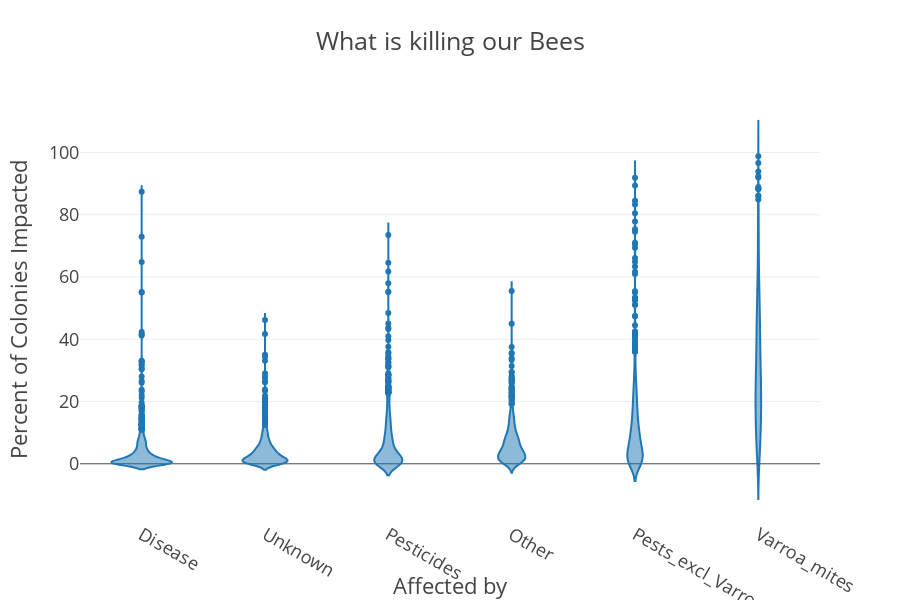

Notebook cell for this chart:
### Code cell
violinfig = px.violin(
    # data_frame=df.query("State == ['{}','{}']".format('ALABAMA','NEW YORK')),
    data_frame=df,
    x="Affected by",
    y="Percent of Colonies Impacted",
    category_orders={'Affected by':['Disease','Unknown','Pesticides','Other','Pests_excl_Varroa','Varroa_mites']},
    orientation="v",              # vertical 'v' or horizontal 'h'
    # points='all',               # 'outliers','suspectedoutliers', 'all', or False
    # box=True,                   # draw box inside the violins
    # color='State',              # differentiate markers by color
    # violinmode="overlay",       # 'overlay' or 'group'
    # color_discrete_sequence=["limegreen","red"],
    # color_discrete_map={"ALABAMA": "blue" ,"NEW YORK":"magenta"}, # map your chosen colors

    # hover_name='Year',          # values appear in bold in the hover tooltip
    # hover_data=['State'],       # values appear as extra data in the hover tooltip
    # custom_data=['Program'],    # values are extra data to be used in Dash callbacks

    # facet_row='State',          # assign marks to subplots in the vertical direction
    # facet_col='Period',         # assign marks to subplots in the horizontal direction
    # facet_col_wrap=2,           # maximum number of subplot columns. Do not set facet_row

    # log_x=True,                 # x-axis is log-scaled
    # log_y=True,                 # y-axis is log-scaled

    labels={"State":"STATE"},     # map the labels
    title='What is killing our Bees',
    width=900,                   # figure width in pixels
    height=600,                   # igure height in pixels
    template='presentation',      # 'ggplot2', 'seaborn', 'simple_white', 'plotly',
                                  # 'plotly_white', 'plotly_dark', 'presentation',
                                  # 'xgridoff', 'ygridoff', 'gridon', 'none'

    # animation_frame='Year',     # assign marks to animation frames
    # animation_group='',         # use only when df has multiple rows with same object
    # range_x=[5,50],             # set range of x-axis
    # range_y=[-5,100],           # set range of y-axis
    # category_orders={'Year':[2015,2016,2017,2018,2019]},    # set a specific ordering of values per column
)

# violinfig.layout.updatemenus[0].buttons[0].args[1]['frame']['duration'] = 1000

# violinfig.update_layout(
#         yaxis = dict(
#         tickfont=dict(size=8)))

pio.show(violinfig)

### Figure 1 — Plotly figure (JSON) as saved in the notebook; plotly's stock layout.template omitted (floating-point values rounded to 4 significant figures; data arrays with more than 128 entries replaced by an {"elided": "..."} marker saying what was removed)
{"data": [{"alignmentgroup": "True", "box": {"visible": false}, "hovertemplate": "Affected by=%{x}<br>Percent of Colonies Impacted=%{y}<extra></extra>", "legendgroup": "", "marker": {"color": "#1F77B4"}, "name": "", "offsetgroup": "", "orientation": "v", "scalegroup": "True", "showlegend": false, "type": "violin", "x": {"elided": "4590 str values"}, "x0": " ", "xaxis": "x", "y": {"elided": "4590 float values"}, "y0": " ", "yaxis": "y"}], "layout": {"height": 600, "legend": {"tracegroupgap": 0}, "title": {"text": "What is killing our Bees"}, "violinmode": "group", "width": 900, "xaxis": {"anchor": "y", "categoryarray": ["Disease", "Unknown", "Pesticides", "Other", "Pests_excl_Varroa", "Varroa_mites"], "categoryorder": "array", "domain": [0, 1], "title": {"text": "Affected by"}}, "yaxis": {"anchor": "x", "domain": [0, 1], "title": {"text": "Percent of Colonies Impacted"}}}}
